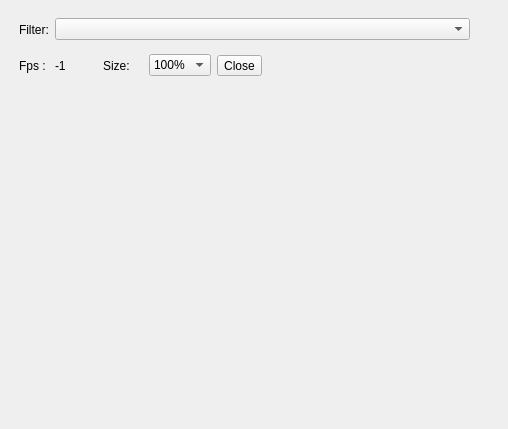
<?xml version="1.0" encoding="UTF-8"?>
<ui version="4.0">
 <class>WinViewer</class>
 <widget class="QDockWidget" name="WinViewer">
  <property name="geometry">
   <rect>
    <x>0</x>
    <y>0</y>
    <width>508</width>
    <height>429</height>
   </rect>
  </property>
  <property name="sizePolicy">
   <sizepolicy hsizetype="Preferred" vsizetype="Preferred">
    <horstretch>0</horstretch>
    <verstretch>0</verstretch>
   </sizepolicy>
  </property>
  <property name="minimumSize">
   <size>
    <width>508</width>
    <height>429</height>
   </size>
  </property>
  <property name="features">
   <set>QDockWidget::DockWidgetFloatable|QDockWidget::DockWidgetMovable</set>
  </property>
  <property name="windowTitle">
   <string>WinViewer</string>
  </property>
  <widget class="QWidget" name="dockWidgetContents">
   <layout class="QVBoxLayout" name="verticalLayout">
    <item>
     <widget class="QFrame" name="frame">
      <property name="sizePolicy">
       <sizepolicy hsizetype="Minimum" vsizetype="Minimum">
        <horstretch>0</horstretch>
        <verstretch>0</verstretch>
       </sizepolicy>
      </property>
      <property name="minimumSize">
       <size>
        <width>490</width>
        <height>80</height>
       </size>
      </property>
      <property name="frameShape">
       <enum>QFrame::NoFrame</enum>
      </property>
      <property name="frameShadow">
       <enum>QFrame::Plain</enum>
      </property>
      <property name="lineWidth">
       <number>0</number>
      </property>
      <widget class="QWidget" name="layoutWidget">
       <property name="geometry">
        <rect>
         <x>0</x>
         <y>0</y>
         <width>461</width>
         <height>41</height>
        </rect>
       </property>
       <layout class="QHBoxLayout" name="horizontalLayout">
        <property name="leftMargin">
         <number>10</number>
        </property>
        <item>
         <widget class="QLabel" name="label">
          <property name="maximumSize">
           <size>
            <width>50</width>
            <height>16777215</height>
           </size>
          </property>
          <property name="text">
           <string>Filter:</string>
          </property>
         </widget>
        </item>
        <item>
         <widget class="QComboBox" name="filterComboBox">
          <property name="sizePolicy">
           <sizepolicy hsizetype="Expanding" vsizetype="Fixed">
            <horstretch>0</horstretch>
            <verstretch>0</verstretch>
           </sizepolicy>
          </property>
          <property name="minimumSize">
           <size>
            <width>0</width>
            <height>0</height>
           </size>
          </property>
         </widget>
        </item>
       </layout>
      </widget>
      <widget class="QWidget" name="layoutWidget">
       <property name="geometry">
        <rect>
         <x>0</x>
         <y>40</y>
         <width>253</width>
         <height>33</height>
        </rect>
       </property>
       <layout class="QHBoxLayout" name="horizontalLayout_2">
        <property name="leftMargin">
         <number>10</number>
        </property>
        <item>
         <widget class="QLabel" name="label_3">
          <property name="sizePolicy">
           <sizepolicy hsizetype="Maximum" vsizetype="Preferred">
            <horstretch>0</horstretch>
            <verstretch>0</verstretch>
           </sizepolicy>
          </property>
          <property name="text">
           <string>Fps : </string>
          </property>
         </widget>
        </item>
        <item>
         <widget class="QLabel" name="lbl_fps">
          <property name="text">
           <string>-1</string>
          </property>
         </widget>
        </item>
        <item>
         <widget class="QLabel" name="label_2">
          <property name="maximumSize">
           <size>
            <width>40</width>
            <height>16777215</height>
           </size>
          </property>
          <property name="text">
           <string>Size:</string>
          </property>
         </widget>
        </item>
        <item>
         <widget class="QComboBox" name="sizeComboBox">
          <property name="maximumSize">
           <size>
            <width>100</width>
            <height>16777215</height>
           </size>
          </property>
          <property name="currentIndex">
           <number>5</number>
          </property>
          <item>
           <property name="text">
            <string>25%</string>
           </property>
          </item>
          <item>
           <property name="text">
            <string>50%</string>
           </property>
          </item>
          <item>
           <property name="text">
            <string>60%</string>
           </property>
          </item>
          <item>
           <property name="text">
            <string>75%</string>
           </property>
          </item>
          <item>
           <property name="text">
            <string>85%</string>
           </property>
          </item>
          <item>
           <property name="text">
            <string>100%</string>
           </property>
          </item>
          <item>
           <property name="text">
            <string>125%</string>
           </property>
          </item>
          <item>
           <property name="text">
            <string>150%</string>
           </property>
          </item>
          <item>
           <property name="text">
            <string>200%</string>
           </property>
          </item>
          <item>
           <property name="text">
            <string>300%</string>
           </property>
          </item>
         </widget>
        </item>
        <item>
         <widget class="QToolButton" name="closeButton">
          <property name="text">
           <string>Close</string>
          </property>
         </widget>
        </item>
       </layout>
      </widget>
     </widget>
    </item>
    <item>
     <widget class="QLabel" name="imageLabel">
      <property name="enabled">
       <bool>true</bool>
      </property>
      <property name="minimumSize">
       <size>
        <width>0</width>
        <height>0</height>
       </size>
      </property>
      <property name="maximumSize">
       <size>
        <width>16777215</width>
        <height>16777215</height>
       </size>
      </property>
      <property name="text">
       <string/>
      </property>
     </widget>
    </item>
   </layout>
  </widget>
 </widget>
 <resources/>
 <connections/>
</ui>
